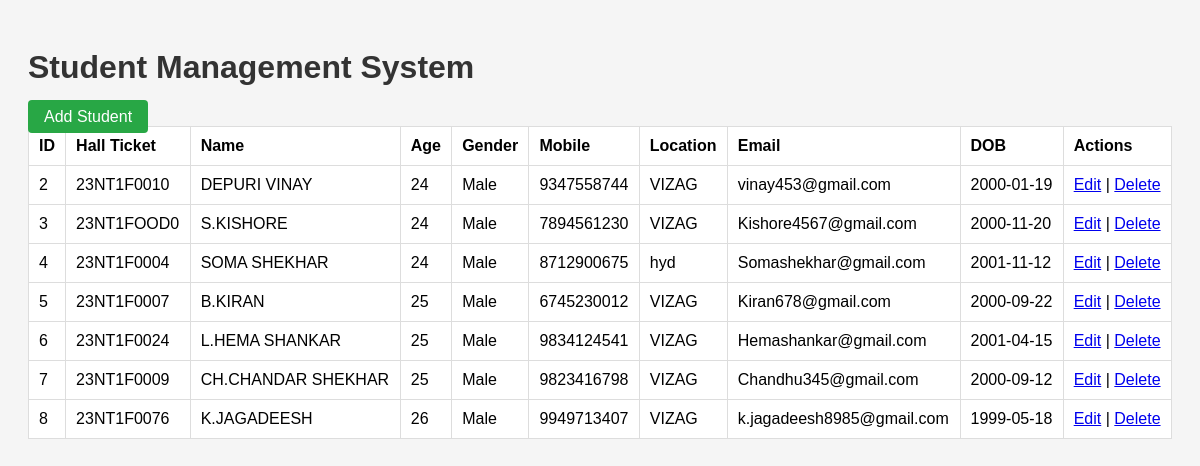
The page / on the database its author committed.
### tables this page shows
CREATE TABLE students (
            id INTEGER PRIMARY KEY AUTOINCREMENT,
            hall_ticket TEXT UNIQUE,
            name TEXT,
            age INTEGER,
            gender TEXT,
            mobile TEXT,
            location TEXT,
            email TEXT,
            dob TEXT
        );

### app.py (the view)
@app.route('/')
def index():
    conn = sqlite3.connect('students.db')
    c = conn.cursor()
    c.execute("SELECT * FROM students")
    students = c.fetchall()
    conn.close()
    return render_template('index.html', students=students)

### templates/index.html (shortened to what this page needs)
<!DOCTYPE html>
<html>
<head>
    <link rel="stylesheet" href="{{ url_for('static', filename='style.css') }}">
</head>
<body>
    <h1>Student Management System</h1>
    <a href="{{ url_for('add_student') }}" class="btn">Add Student</a>
    <table>
        <tr>
            <th>ID</th>
            <th>Hall Ticket</th>
            <th>Name</th>
            <th>Age</th>
            <th>Gender</th>
            <th>Mobile</th>
            <th>Location</th>
            <th>Email</th>
            <th>DOB</th>
            <th>Actions</th>
        </tr>
        {% for student in students %}
        <tr>
            <td>{{ student[0] }}</td>
            <td>{{ student[1] }}</td>
            <td>{{ student[2] }}</td>
            <td>{{ student[3] }}</td>
            <td>{{ student[4] }}</td>
            <td>{{ student[5] }}</td>
            <td>{{ student[6] }}</td>
            <td>{{ student[7] }}</td>
            <td>{{ student[8] }}</td>
            <td>
                <a href="{{ url_for('edit_student', id=student[0]) }}">Edit</a> |
                <a href="{{ url_for('delete_student', id=student[0]) }}" onclick="return confirm('Delete this student?')">Delete</a>
            </td>
        </tr>
        {% endfor %}
    </table>
</body>
</html>

### static/style.css (style rules this page uses)
body { font-family: Arial; padding: 20px; background: #f5f5f5; }
h1, h2 { color: #333; }
table { width: 100%; border-collapse: collapse; background: white; }
table, th, td { border: 1px solid #ddd; }
th, td { padding: 10px; text-align: left; }
.btn { padding: 8px 16px; background: #28a745; color: white; text-decoration: none; border-radius: 4px; }

### rows shown on the page
students: id "2", hall_ticket "23NT1F0010", name "DEPURI VINAY", age "24", gender "Male", mobile "9347558744", location "VIZAG", email "vinay453@gmail.com", dob "2000-01-19"
students: id "3", hall_ticket "23NT1FOOD0", name "S.KISHORE", age "24", gender "Male", mobile "7894561230", location "VIZAG", email "Kishore4567@gmail.com", dob "2000-11-20"
students: id "4", hall_ticket "23NT1F0004", name "SOMA SHEKHAR", age "24", gender "Male", mobile "8712900675", location "hyd", email "Somashekhar@gmail.com", dob "2001-11-12"
students: id "5", hall_ticket "23NT1F0007", name "B.KIRAN", age "25", gender "Male", mobile "6745230012", location "VIZAG", email "Kiran678@gmail.com", dob "2000-09-22"
students: id "6", hall_ticket "23NT1F0024", name "L.HEMA SHANKAR", age "25", gender "Male", mobile "9834124541", location "VIZAG", email "Hemashankar@gmail.com", dob "2001-04-15"
students: id "7", hall_ticket "23NT1F0009", name "CH.CHANDAR SHEKHAR", age "25", gender "Male", mobile "9823416798", location "VIZAG", email "Chandhu345@gmail.com", dob "2000-09-12"
students: id "8", hall_ticket "23NT1F0076", name "K.JAGADEESH", age "26", gender "Male", mobile "9949713407", location "VIZAG", email "k.jagadeesh8985@gmail.com", dob "1999-05-18"
